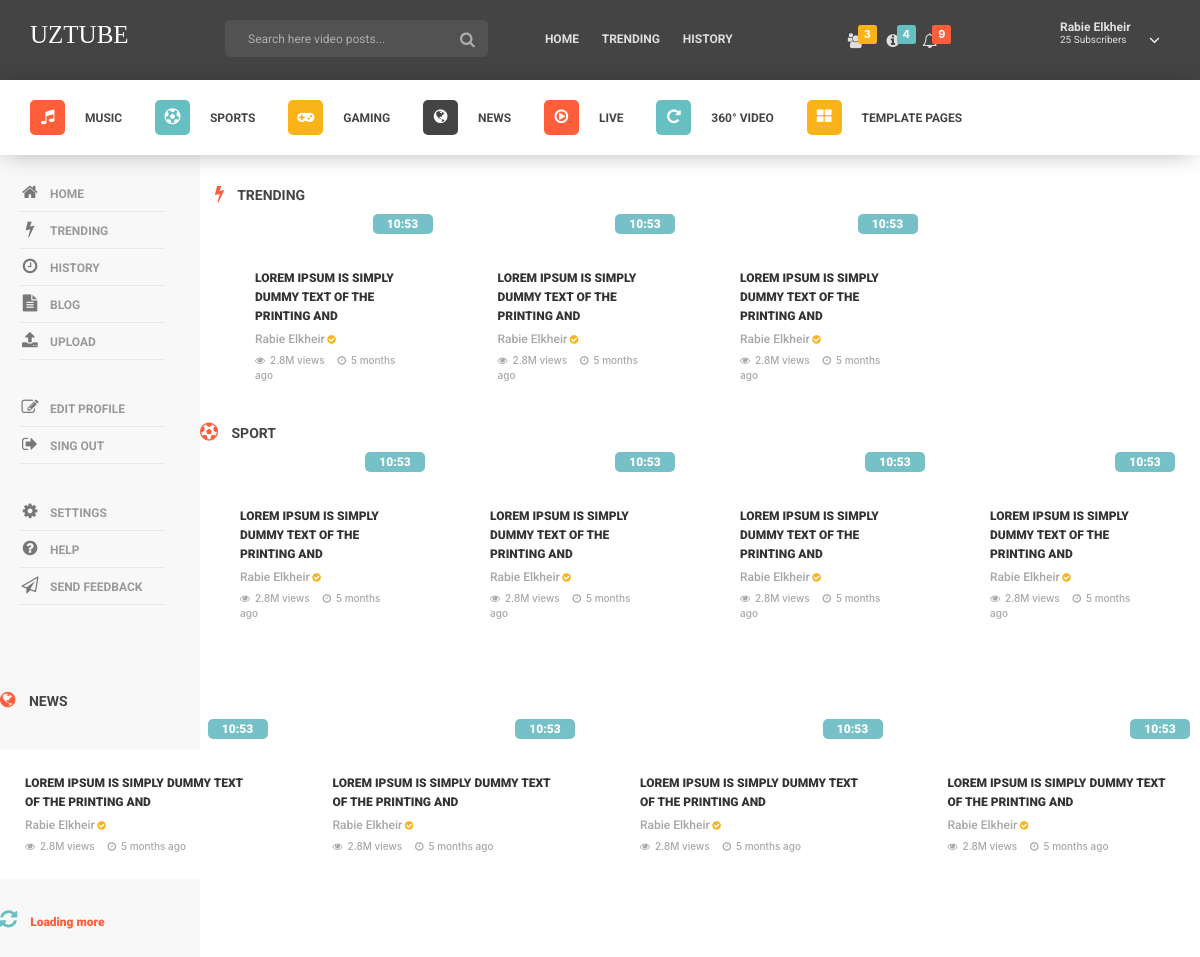
Before: / with the older database file.
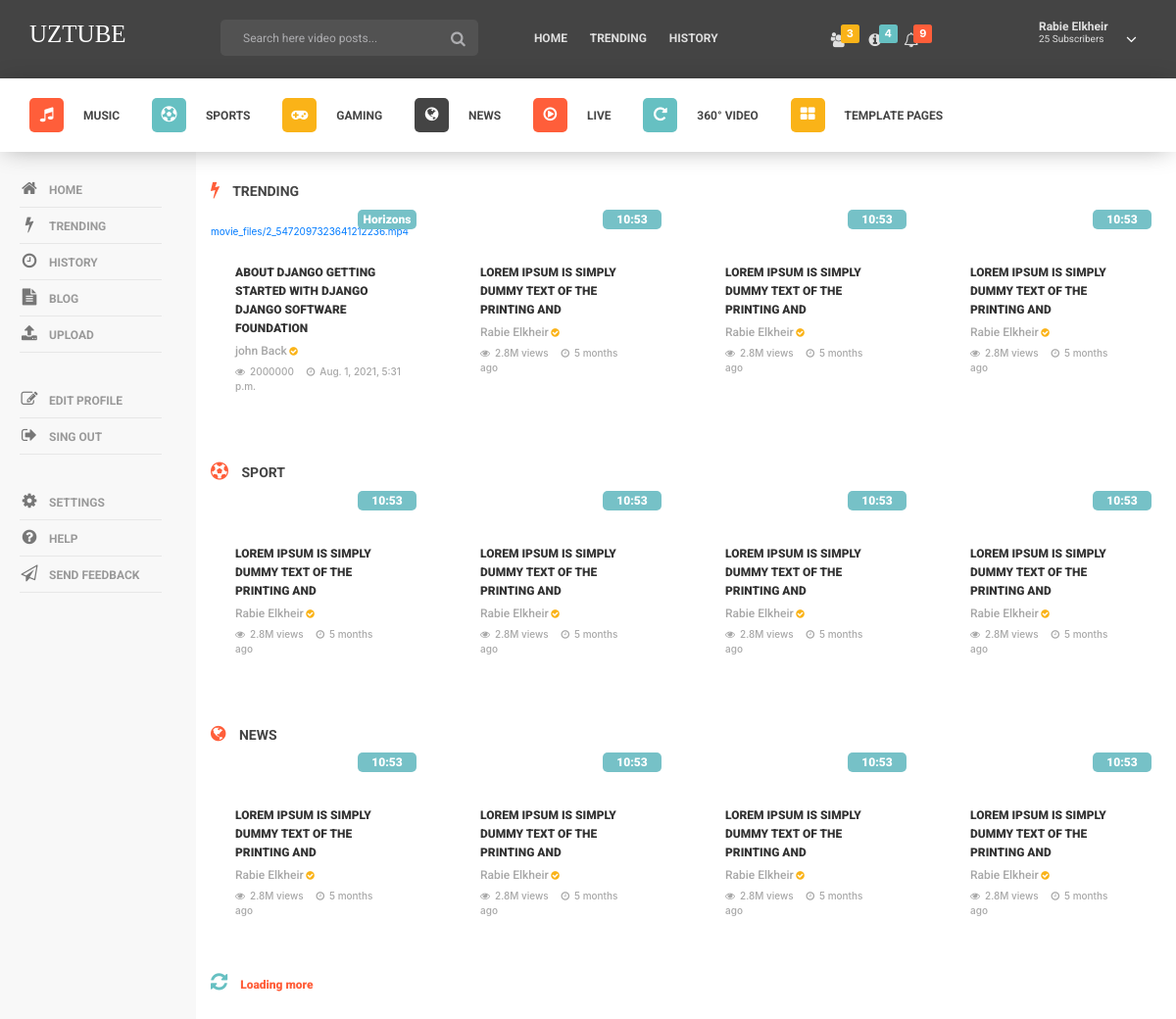
After: the same page with the newer database file.
### main/models.py (models this page shows, shortened)
class Movie(models.Model):
	title = models.CharField('Title',max_length=50,unique=True)
	slug = models.SlugField('*',max_length=50,unique=True)
	category = models.ForeignKey(Category,
		on_delete=models.CASCADE,
		related_name='posts')
	video = models.FileField('Movie', upload_to='movie_files/')
	author = models.ForeignKey(Author,on_delete=models.CASCADE,related_name='author')
	date = models.DateTimeField(auto_now_add=True)
	body = models.CharField('Text',max_length=300)
	views = models.PositiveIntegerField('Korildi', default=0)

class Author(models.Model):
	name = models.CharField('Nomi',max_length=150,)
	slug = models.SlugField('*',max_length=150, unique=True)
	def __str__(self):
		return self.name

### main/views.py (the view)
# urls.py: 2. Add a URL to urlpatterns:  path('', views.home, name='home')
def home(request):
	movies = Movie.objects.all().order_by('-id')[:12]
	context = {
		'movies':movies
	}
	return render(request, '01-home.html', context)

### templates/01-home.html (shortened to what this page needs)
{% extends 'base.html' %}
{% load static %}
{% block content %}
        <div id="all-output" class="col-md-10">
        	<h1 class="new-video-title"><i class="fa fa-bolt"></i> Trending</h1>
            <div class="row">
                {% for movie in movies %}
                <div class="col-lg-3 col-md-4 col-sm-6">
                    <div class="video-item">
                        <div class="thumb">
                            <small class="time">{{movie.title}}</small>
                            <a href="#">{{movie.video}}</a>
                        </div>
                        <div class="video-info">
                            <a href="#" class="title">{{movie.body}}</a>
                            <a class="channel-name" href="#">{{movie.author}}<span>
                            <i class="fa fa-check-circle"></i></span></a>
                            <span class="views"><i class="fa fa-eye"></i>{{movie.views}}</span>
                            <span class="date"><i class="fa fa-clock-o"></i>{{movie.date}}</span>
                        </div>
                    </div>{% endfor %}
                </div>
                <div class="col-lg-3 col-md-4 col-sm-6">
                    <div class="video-item">
                        <div class="thumb">
                            <small class="time">10:53</small>
                        </div>
                        <div class="video-info">
                            <a href="#" class="title">Lorem Ipsum is simply dummy text of the printing and </a>
                            <a class="channel-name" href="#">Rabie Elkheir<span>
                            <i class="fa fa-check-circle"></i></span></a>
                            <span class="views"><i class="fa fa-eye"></i>2.8M views </span>
                            <span class="date"><i class="fa fa-clock-o"></i>5 months ago </span>
                        </div>
                    </div>
                </div>
                <div class="col-lg-3 col-md-4 col-sm-6">
                    <div class="video-item">
                        <div class="thumb">
                            <small class="time">10:53</small>
                        </div>
                        <div class="video-info">
                            <a href="#" class="title">Lorem Ipsum is simply dummy text of the printing and </a>
                            <a class="channel-name" href="#">Rabie Elkheir<span>
                            <i class="fa fa-check-circle"></i></span></a>
                            <span class="views"><i class="fa fa-eye"></i>2.8M views </span>
                            <span class="date"><i class="fa fa-clock-o"></i>5 months ago </span>
                        </div>
                    </div>
                </div>
                <div class="col-lg-3 col-md-4 col-sm-6">
                    <div class="video-item">
                        <div class="thumb">
                            <small class="time">10:53</small>
                        </div>
                        <div class="video-info">
                            <a href="#" class="title">Lorem Ipsum is simply dummy text of the printing and </a>
                            <a class="channel-name" href="#">Rabie Elkheir<span>
                            <i class="fa fa-check-circle"></i></span></a>
                            <span class="views"><i class="fa fa-eye"></i>2.8M views </span>
                            <span class="date"><i class="fa fa-clock-o"></i>5 months ago </span>
                        </div>
                    </div>
                </div>
            </div>
        	<h1 class="new-video-title"><i class="fa fa-soccer-ball-o"></i> sport</h1>
            <div class="row">
                <div class="col-lg-3 col-md-4 col-sm-6">
                    <div class="video-item">
                        <div class="thumb">
                            <small class="time">10:53</small>
                        </div>
                        <div class="video-info">
                            <a href="#" class="title">Lorem Ipsum is simply dummy text of the printing and </a>
                            <a class="channel-name" href="#">Rabie Elkheir<span>
                            <i class="fa fa-check-circle"></i></span></a>
                            <span class="views"><i class="fa fa-eye"></i>2.8M views </span>
                            <span class="date"><i class="fa fa-clock-o"></i>5 months ago </span>
                        </div>
                    </div>
                </div>
                <div class="col-lg-3 col-md-4 col-sm-6">
                    <div class="video-item">
                        <div class="thumb">
                            <small class="time">10:53</small>
                        </div>
                        <div class="video-info">
                            <a href="#" class="title">Lorem Ipsum is simply dummy text of the printing and </a>
                            <a class="channel-name" href="#">Rabie Elkheir<span>
                            <i class="fa fa-check-circle"></i></span></a>
                            <span class="views"><i class="fa fa-eye"></i>2.8M views </span>
                            <span class="date"><i class="fa fa-clock-o"></i>5 months ago </span>
                        </div>
                    </div>
                </div>
                <div class="col-lg-3 col-md-4 col-sm-6">
                    <div class="video-item">
                        <div class="thumb">
                            <small class="time">10:53</small>
                        </div>
                        <div class="video-info">
                            <a href="#" class="title">Lorem Ipsum is simply dummy text of the printing and </a>
                            <a class="channel-name" href="#">Rabie Elkheir<span>
                            <i class="fa fa-check-circle"></i></span></a>
                            <span class="views"><i class="fa fa-eye"></i>2.8M views </span>
                            <span class="date"><i class="fa fa-clock-o"></i>5 months ago </span>
                        </div>
                    </div>
                </div>
                <div class="col-lg-3 col-md-4 col-sm-6">
                    <div class="video-item">
                        <div class="thumb">
                            <small class="time">10:53</small>
                        </div>
                        <div class="video-info">
                            <a href="#" class="title">Lorem Ipsum is simply dummy text of the printing and </a>
                            <a class="channel-name" href="#">Rabie Elkheir<span>
                            <i class="fa fa-check-circle"></i></span></a>
                            <span class="views"><i class="fa fa-eye"></i>2.8M views </span>
                            <span class="date"><i class="fa fa-clock-o"></i>5 months ago </span>
                        </div>
                    </div>
                </div>
            </div>
        	<h1 class="new-video-title"><i class="fa fa-globe"></i> News</h1>
            <div class="row">
                <div class="col-lg-3 col-md-4 col-sm-6">
                    <div class="video-item">
                        <div class="thumb">
                            <small class="time">10:53</small>
                        </div>
                        <div class="video-info">
                            <a href="#" class="title">Lorem Ipsum is simply dummy text of the printing and </a>
                            <a class="channel-name" href="#">Rabie Elkheir<span>
                            <i class="fa fa-check-circle"></i></span></a>
                            <span class="views"><i class="fa fa-eye"></i>2.8M views </span>
                            <span class="date"><i class="fa fa-clock-o"></i>5 months ago </span>
                        </div>
                    </div>
                </div>
                <div class="col-lg-3 col-md-4 col-sm-6">
                    <div class="video-item">
                        <div class="thumb">
                            <small class="time">10:53</small>
                        </div>
                        <div class="video-info">
                            <a href="#" class="title">Lorem Ipsum is simply dummy text of the printing and </a>
                            <a class="channel-name" href="#">Rabie Elkheir<span>
                            <i class="fa fa-check-circle"></i></span></a>
                            <span class="views"><i class="fa fa-eye"></i>2.8M views </span>
                            <span class="date"><i class="fa fa-clock-o"></i>5 months ago </span>
                        </div>
                    </div>
                </div>
                <div class="col-lg-3 col-md-4 col-sm-6">
                    <div class="video-item">
                        <div class="thumb">
                            <small class="time">10:53</small>
                        </div>
                        <div class="video-info">
                            <a href="#" class="title">Lorem Ipsum is simply dummy text of the printing and </a>
                            <a class="channel-name" href="#">Rabie Elkheir<span>
                            <i class="fa fa-check-circle"></i></span></a>
                            <span class="views"><i class="fa fa-eye"></i>2.8M views </span>
                            <span class="date"><i class="fa fa-clock-o"></i>5 months ago </span>
                        </div>
                    </div>
                </div>
                <div class="col-lg-3 col-md-4 col-sm-6">
                    <div class="video-item">
                        <div class="thumb">
                            <small class="time">10:53</small>
                        </div>
                        <div class="video-info">
                            <a href="#" class="title">Lorem Ipsum is simply dummy text of the printing and </a>
                            <a class="channel-name" href="#">Rabie Elkheir<span>
                            <i class="fa fa-check-circle"></i></span></a>
                            <span class="views"><i class="fa fa-eye"></i>2.8M views </span>
                            <span class="date"><i class="fa fa-clock-o"></i>5 months ago </span>
                        </div>
                    </div>
                </div>
            </div>
            <div id="loading-more">
            	<i class="fa fa-refresh faa-spin animated"></i> <span>Loading more</span>
            </div>
		</div>
      </div>
{% endblock %}

Changed rows visible on the page:
added Movie: title "Horizons", video "movie_files/2_5472097323641212236.mp4", body "ABOUT DJANGO GETTING STARTED WITH DJANGO DJANGO SOFTWARE FOUNDATION", author "john Back", views "2000000", date "Aug. 1, 2021, 5:31 p.m."
